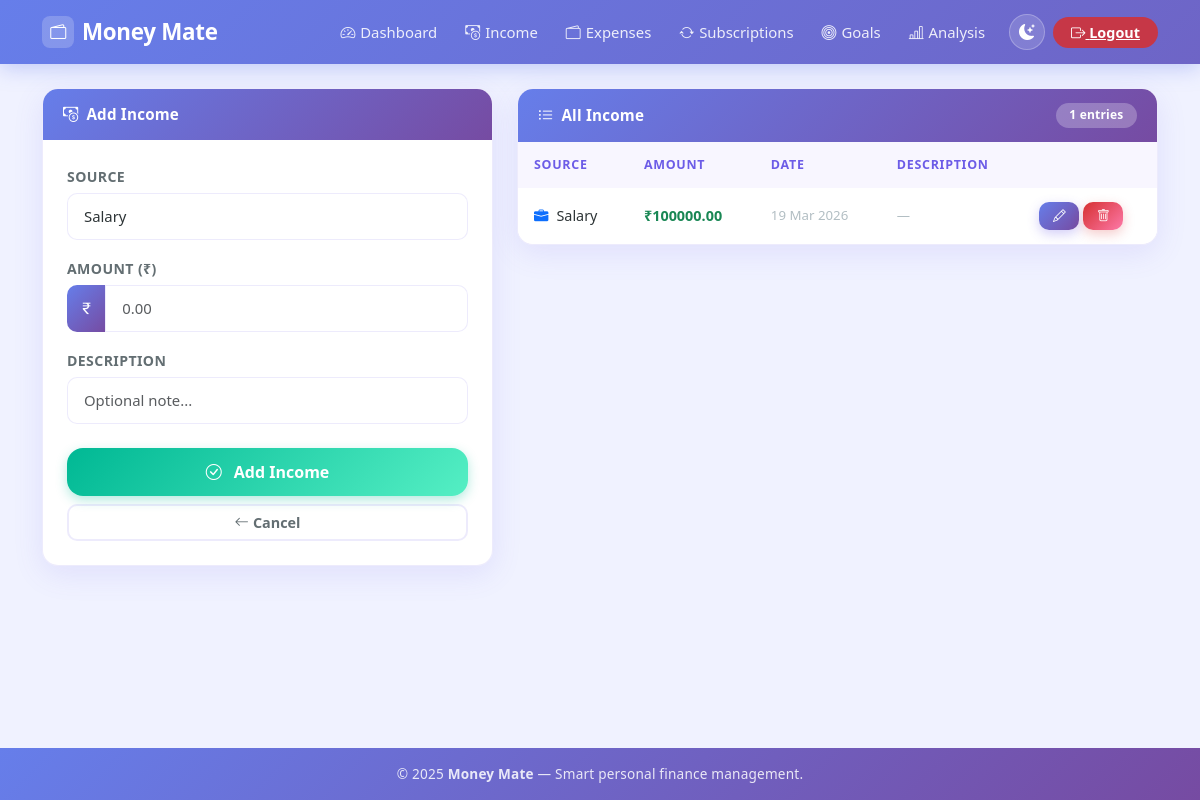
The page /add_income (signed in) on the database its author committed.
### models.py (models this page shows)
class Income(db.Model):
    id = db.Column(db.Integer, primary_key=True)
    user_id = db.Column(db.Integer, db.ForeignKey('user.id'), nullable=False)
    source = db.Column(db.String(100), nullable=False)
    amount = db.Column(db.Float, nullable=False)
    date_received = db.Column(db.DateTime, default=datetime.utcnow)
    description = db.Column(db.String(200))

### app.py (the view, shortened to what this page needs)
@app.route("/add_income", methods=["GET", "POST"])
@login_required
def add_income():
    form = IncomeForm()
    incomes = (
        Income.query.filter_by(user_id=current_user.id)
        .order_by(Income.date_received.desc())
        .all()
    )
    return render_template("add_income.html", form=form, edit=False, incomes=incomes)

### forms.py
class IncomeForm(FlaskForm):
    source = SelectField('Source', choices=[('salary','Salary'),('business','Business'),('allowance','Allowance'),('freelance','Freelance'),('other','Other')], validators=[DataRequired()])
    amount = FloatField('Amount (₹)', validators=[DataRequired()])
    description = StringField('Description')
    submit = SubmitField('Add Income')

### app.py (called while the page is built)
@login_manager.user_loader
def load_user(user_id):
    return User.query.get(int(user_id))

### templates/add_income.html (shortened to what this page needs)
{% extends "base.html" %}
{% block content %}
<div class="row g-4">
  <div class="col-lg-5">
    <div class="card fade-in">
      <div class="card-header">
        <i class="bi bi-{% if edit %}pencil{% else %}cash-coin{% endif %}"></i>
        {% if edit %}Edit Income{% else %}Add Income{% endif %}
      </div>
      <div class="card-body p-4">
        <form method="POST">
          <div class="mb-3">
            {{ form.source.label(class="form-label") }}
            {{ form.source(class="form-select") }}
          </div>
          <div class="mb-3">
            {{ form.amount.label(class="form-label") }}
            <div class="input-group">
              <span class="input-group-text"><i class="bi bi-currency-rupee"></i></span>
              {{ form.amount(class="form-control", placeholder="0.00", step="0.01") }}
            </div>
          </div>
          <div class="mb-4">
            {{ form.description.label(class="form-label") }}
            {{ form.description(class="form-control", placeholder="Optional note...") }}
          </div>
          <div class="d-grid gap-2">
            <button type="submit" class="btn btn-success btn-lg">
              <i class="bi bi-check-circle me-2"></i>
              {% if edit %}Update Income{% else %}Add Income{% endif %}
            </button>
            <a href="{{ url_for('dashboard') }}" class="btn btn-outline-secondary">
              <i class="bi bi-arrow-left me-1"></i>Cancel
            </a>
          </div>
        </form>
      </div>
    </div>
  </div>
  <div class="col-lg-7 fade-in fade-in-delay-1">
    <div class="card">
      <div class="card-header">
        <i class="bi bi-list-ul"></i> All Income
        <span class="badge ms-auto" style="background:rgba(255,255,255,0.25);">{{ incomes|length }} entries</span>
      </div>
      <div class="card-body p-0">
        {% if incomes %}
        <div class="table-responsive">
          <table class="table table-hover mb-0">
            <thead>
              <tr>
                <th>Source</th>
                <th>Amount</th>
                <th>Date</th>
                <th>Description</th>
                <th></th>
              </tr>
            </thead>
            <tbody>
            {% for inc in incomes %}
            <tr>
              <td>
                <span class="d-flex align-items-center gap-2">
                  {% if inc.source == 'salary' %}<i class="bi bi-briefcase-fill text-primary"></i>
                  {% elif inc.source == 'business' %}<i class="bi bi-building text-success"></i>
                  {% elif inc.source == 'freelance' %}<i class="bi bi-laptop text-info"></i>
                  {% elif inc.source == 'allowance' %}<i class="bi bi-gift text-warning"></i>
                  {% else %}<i class="bi bi-coin text-secondary"></i>{% endif %}
                  {{ inc.source|capitalize }}
                </span>
              </td>
              <td><strong class="text-success">₹{{ "%.2f"|format(inc.amount) }}</strong></td>
              <td style="font-size:0.83rem;color:var(--text-muted);">{{ inc.date_received.strftime('%d %b %Y') }}</td>
              <td style="font-size:0.83rem;color:var(--text-muted);">{{ inc.description or '—' }}</td>
              <td>
                <div class="d-flex gap-1">
                  <a href="{{ url_for('edit_income', id=inc.id) }}" class="btn btn-primary btn-sm">
                    <i class="bi bi-pencil"></i>
                  </a>
                  <a href="{{ url_for('delete_income', id=inc.id) }}" class="btn btn-danger btn-sm"
                     onclick="return confirm('Delete this income entry?')">
                    <i class="bi bi-trash"></i>
                  </a>
                </div>
              </td>
            </tr>
            {% endfor %}
            </tbody>
          </table>
        </div>
        {% else %}
        <div class="text-center py-5 text-muted">
          <i class="bi bi-cash-coin" style="font-size:2.5rem;opacity:0.3;"></i>
          <p class="mt-2 mb-0">No income entries yet. Add your first one!</p>
        </div>
        {% endif %}
      </div>
    </div>
  </div>
</div>
{% endblock %}

### static/style.css (style rules this page uses)
:root { --brand-primary: #6C5CE7; --brand-secondary: #a29bfe; --brand-accent: #00b894; --brand-danger: #d63031; --brand-warning: #f39c12; --brand-info: #0984e3; --gradient-brand: linear-gradient(135deg, #667eea 0%, #764ba2 100%); --gradient-green: linear-gradient(135deg, #00b894 0%, #55efc4 100%); --gradient-red: linear-gradient(135deg, #d63031 0%, #fd79a8 100%); --gradient-orange: linear-gradient(135deg, #f39c12 0%, #fdcb6e 100%); --gradient-blue: linear-gradient(135deg, #0984e3 0%, #74b9ff 100%); --bg-page: #f0f2ff; --bg-card: rgba(255, 255, 255, 0.97); --bg-card-hover: #fff; --text-primary: #2d3436; --text-secondary: #636e72; --text-muted: #b2bec3; --border-color: rgba(108, 92, 231, 0.12); --shadow-sm: 0 2px 12px rgba(108, 92, 231, 0.08); --shadow-md: 0 8px 30px rgba(108, 92, 231, 0.12); --shadow-lg: 0 20px 50px rgba(108, 92, 231, 0.18); --shadow-hover: 0 15px 40px rgba(108, 92, 231, 0.22); --radius-sm: 10px; --radius-md: 16px; --radius-lg: 24px; --radius-pill: 50px; --transition: all 0.28s cubic-bezier(0.4, 0, 0.2, 1); }
*, *::before, *::after { box-sizing: border-box; }
body { background: var(--bg-page); font-family: 'Segoe UI', system-ui, -apple-system, sans-serif; color: var(--text-primary); min-height: 100vh; display: flex; flex-direction: column; transition: background 0.3s, color 0.3s; }
.card { border: 1px solid var(--border-color); border-radius: var(--radius-md); background: var(--bg-card); box-shadow: var(--shadow-md); transition: var(--transition); overflow: hidden; }
.card-header { background: var(--gradient-brand); color: white; font-weight: 600; font-size: 0.95rem; padding: 0.9rem 1.25rem; border: none; display: flex; align-items: center; gap: 8px; letter-spacing: 0.2px; }
.btn { border-radius: var(--radius-sm); font-weight: 600; font-size: 0.9rem; transition: var(--transition); position: relative; overflow: hidden; border: none; cursor: pointer; }
.btn::after { content: ''; position: absolute; inset: 0; background: rgba(255,255,255,0); transition: var(--transition); }
.btn-primary { background: var(--gradient-brand); color: white; box-shadow: 0 4px 12px rgba(108, 92, 231, 0.3); }
.btn-success { background: var(--gradient-green); color: white; box-shadow: 0 4px 12px rgba(0, 184, 148, 0.3); }
.btn-danger { background: var(--gradient-red); color: white; box-shadow: 0 4px 12px rgba(214, 48, 49, 0.25); }
.btn-outline-secondary { border: 2px solid var(--border-color); color: var(--text-secondary); background: transparent; }
.btn-sm { font-size: 0.8rem; padding: 0.3rem 0.85rem; }
.btn-lg { padding: 0.75rem 2rem; font-size: 1rem; border-radius: var(--radius-md); }
.table { margin: 0; font-size: 0.9rem; }
.table thead th { background: #f8f6ff; color: var(--brand-primary); font-weight: 700; font-size: 0.78rem; text-transform: uppercase; letter-spacing: 0.7px; border: none; padding: 0.85rem 1rem; }
.table tbody td { padding: 0.85rem 1rem; border-bottom: 1px solid rgba(108, 92, 231, 0.06); vertical-align: middle; color: var(--text-primary); }
.table tbody tr:last-child td { border-bottom: none; }
.badge { font-size: 0.75rem; font-weight: 600; padding: 0.4rem 0.85rem; border-radius: var(--radius-pill); letter-spacing: 0.2px; }
.form-control, .form-select { border-radius: var(--radius-sm); border: 1.5px solid var(--border-color); padding: 0.7rem 1rem; font-size: 0.93rem; color: var(--text-primary); background: white; transition: var(--transition); }
.form-label { font-weight: 600; font-size: 0.88rem; color: var(--text-secondary); margin-bottom: 6px; text-transform: uppercase; letter-spacing: 0.4px; }
.input-group-text { background: var(--gradient-brand); color: white; border: none; border-radius: var(--radius-sm) 0 0 var(--radius-sm); font-size: 0.95rem; }
.fade-in { animation: fadeInUp 0.55s ease both; }
.fade-in-delay-1 { animation-delay: 0.1s; }

### rows shown on the page
Income: source "Salary", amount "100000.00", date_received "19 Mar 2026", description "—"

### other values the page prints
{{ incomes|length }} "1"
